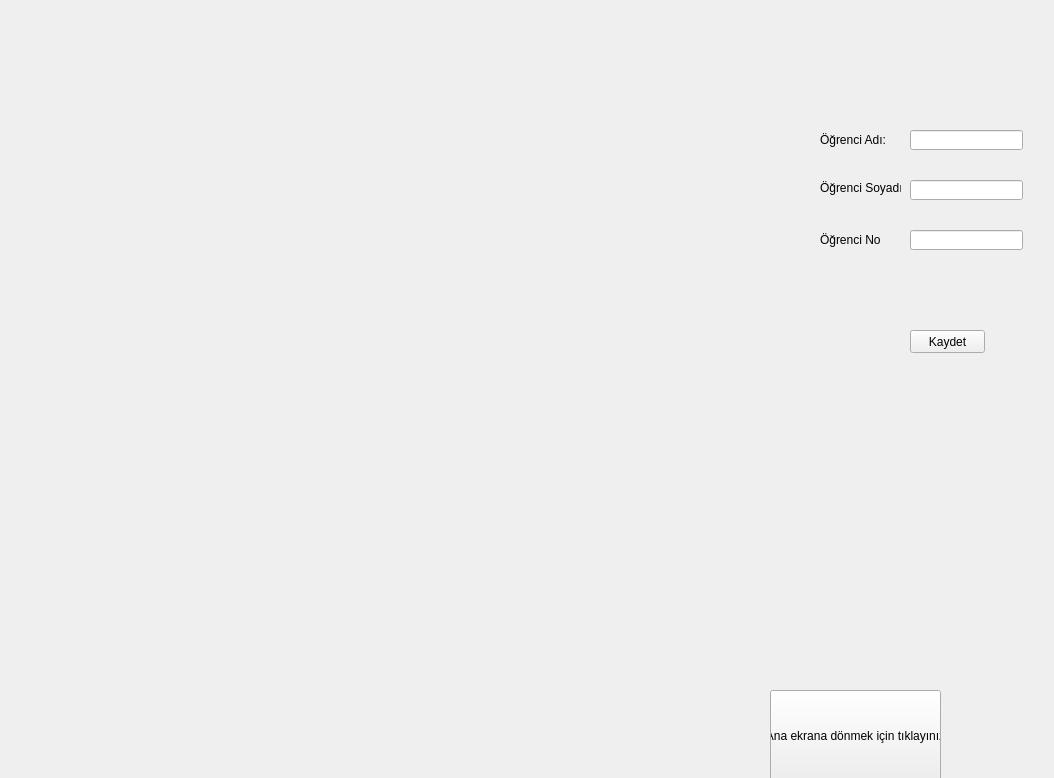
<?xml version="1.0" encoding="UTF-8"?>
<ui version="4.0">
 <class>MainWindow</class>
 <widget class="QMainWindow" name="MainWindow">
  <property name="geometry">
   <rect>
    <x>0</x>
    <y>0</y>
    <width>1054</width>
    <height>778</height>
   </rect>
  </property>
  <property name="maximumSize">
   <size>
    <width>1920</width>
    <height>1080</height>
   </size>
  </property>
  <property name="windowTitle">
   <string>MainWindow</string>
  </property>
  <widget class="QWidget" name="centralwidget">
   <widget class="QStackedWidget" name="stackedWidget">
    <property name="geometry">
     <rect>
      <x>30</x>
      <y>20</y>
      <width>1001</width>
      <height>641</height>
     </rect>
    </property>
    <property name="currentIndex">
     <number>2</number>
    </property>
    <widget class="QWidget" name="secim_ekrani">
     <widget class="QPushButton" name="yoklama_alma">
      <property name="geometry">
       <rect>
        <x>370</x>
        <y>410</y>
        <width>211</width>
        <height>131</height>
       </rect>
      </property>
      <property name="text">
       <string>Öğrenci Eklemek İçin Tıklayınız</string>
      </property>
     </widget>
     <widget class="QPushButton" name="ogrenci_ekleme">
      <property name="geometry">
       <rect>
        <x>370</x>
        <y>150</y>
        <width>211</width>
        <height>141</height>
       </rect>
      </property>
      <property name="text">
       <string>Yoklama Almak İçin Tıklayınız</string>
      </property>
     </widget>
    </widget>
    <widget class="QWidget" name="kayit_ekrani">
     <widget class="QLabel" name="fototutucu">
      <property name="geometry">
       <rect>
        <x>240</x>
        <y>70</y>
        <width>480</width>
        <height>640</height>
       </rect>
      </property>
      <property name="maximumSize">
       <size>
        <width>1920</width>
        <height>1080</height>
       </size>
      </property>
      <property name="text">
       <string/>
      </property>
     </widget>
     <widget class="QLabel" name="kafatutucu">
      <property name="geometry">
       <rect>
        <x>820</x>
        <y>100</y>
        <width>91</width>
        <height>71</height>
       </rect>
      </property>
      <property name="text">
       <string/>
      </property>
     </widget>
     <widget class="QLabel" name="ogrencieklendi">
      <property name="geometry">
       <rect>
        <x>820</x>
        <y>210</y>
        <width>111</width>
        <height>71</height>
       </rect>
      </property>
      <property name="text">
       <string/>
      </property>
     </widget>
     <widget class="QLabel" name="ogrencieklenemedi">
      <property name="geometry">
       <rect>
        <x>830</x>
        <y>280</y>
        <width>121</width>
        <height>101</height>
       </rect>
      </property>
      <property name="text">
       <string/>
      </property>
     </widget>
    </widget>
    <widget class="QWidget" name="yoklama">
     <widget class="QPushButton" name="ogrenci_kaydet">
      <property name="geometry">
       <rect>
        <x>880</x>
        <y>310</y>
        <width>75</width>
        <height>23</height>
       </rect>
      </property>
      <property name="text">
       <string>Kaydet</string>
      </property>
     </widget>
     <widget class="QLabel" name="label">
      <property name="geometry">
       <rect>
        <x>790</x>
        <y>110</y>
        <width>81</width>
        <height>20</height>
       </rect>
      </property>
      <property name="text">
       <string>Öğrenci Adı:</string>
      </property>
     </widget>
     <widget class="QLineEdit" name="ogrenciad">
      <property name="geometry">
       <rect>
        <x>880</x>
        <y>110</y>
        <width>113</width>
        <height>20</height>
       </rect>
      </property>
     </widget>
     <widget class="QLabel" name="label_2">
      <property name="geometry">
       <rect>
        <x>790</x>
        <y>160</y>
        <width>81</width>
        <height>16</height>
       </rect>
      </property>
      <property name="text">
       <string>Öğrenci Soyadı:</string>
      </property>
     </widget>
     <widget class="QLineEdit" name="Ogrencisoyad">
      <property name="geometry">
       <rect>
        <x>880</x>
        <y>160</y>
        <width>113</width>
        <height>20</height>
       </rect>
      </property>
      <property name="text">
       <string/>
      </property>
     </widget>
     <widget class="QLineEdit" name="ogrencino">
      <property name="geometry">
       <rect>
        <x>880</x>
        <y>210</y>
        <width>113</width>
        <height>20</height>
       </rect>
      </property>
     </widget>
     <widget class="QLabel" name="label_3">
      <property name="geometry">
       <rect>
        <x>790</x>
        <y>210</y>
        <width>61</width>
        <height>20</height>
       </rect>
      </property>
      <property name="text">
       <string>Öğrenci No:</string>
      </property>
     </widget>
     <widget class="QLabel" name="ogrencifoto">
      <property name="geometry">
       <rect>
        <x>130</x>
        <y>90</y>
        <width>571</width>
        <height>471</height>
       </rect>
      </property>
      <property name="text">
       <string/>
      </property>
     </widget>
     <widget class="QLabel" name="kafa_bulunmadi">
      <property name="geometry">
       <rect>
        <x>810</x>
        <y>360</y>
        <width>171</width>
        <height>51</height>
       </rect>
      </property>
      <property name="text">
       <string/>
      </property>
     </widget>
     <widget class="QLabel" name="kayit_tamamlandi">
      <property name="geometry">
       <rect>
        <x>810</x>
        <y>440</y>
        <width>171</width>
        <height>51</height>
       </rect>
      </property>
      <property name="frameShape">
       <enum>QFrame::NoFrame</enum>
      </property>
      <property name="frameShadow">
       <enum>QFrame::Plain</enum>
      </property>
      <property name="text">
       <string/>
      </property>
     </widget>
    </widget>
   </widget>
   <widget class="QPushButton" name="anamenuyedonus">
    <property name="geometry">
     <rect>
      <x>770</x>
      <y>690</y>
      <width>171</width>
      <height>91</height>
     </rect>
    </property>
    <property name="text">
     <string>Ana ekrana dönmek için tıklayınız</string>
    </property>
   </widget>
  </widget>
 </widget>
 <resources/>
 <connections/>
</ui>
